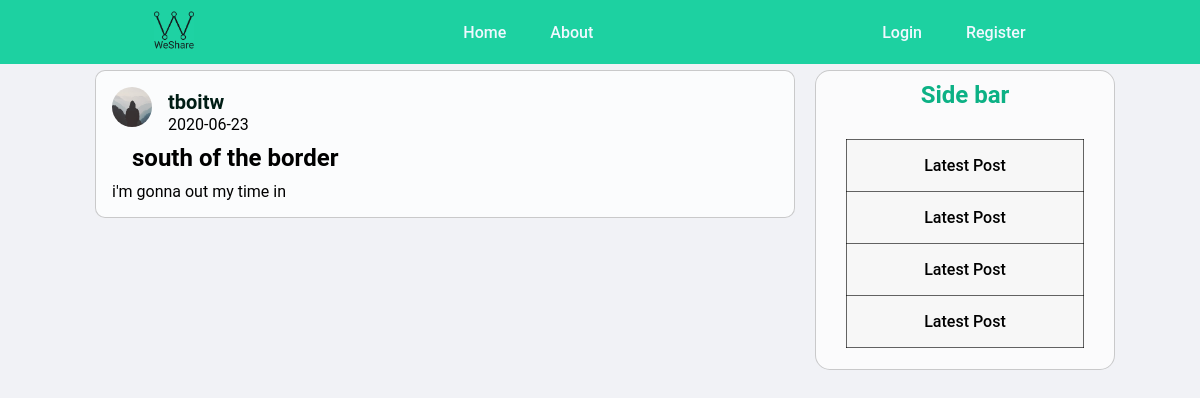
Page /post/13 on the committed database.
### blogapp/models.py (models this page shows, shortened)
class User(db.Model, UserMixin):
    id = db.Column(db.Integer, primary_key=True)
    username = db.Column(db.String(20), unique=True, nullable=False)
    email = db.Column(db.String(120), unique=True, nullable=False)
    image_file = db.Column(db.String(20), nullable=False, default='default.jpg')
    password = db.Column(db.String(60), nullable=False)
    posts = db.relationship('Post', backref='author', lazy=True)

class Post(db.Model):
    id = db.Column(db.Integer, primary_key=True)
    title = db.Column(db.String(100), nullable=False)
    date_posted = db.Column(db.DateTime, nullable=False, default=datetime.utcnow)
    content = db.Column(db.Text, nullable=False)
    user_id = db.Column(db.Integer, db.ForeignKey('user.id'), nullable=False)

### blogapp/posts/routes.py (the view)
@posts.route('/post/<int:post_id>')
def post(post_id):
    post = Post.query.get_or_404(post_id)
    return render_template('post.html', title=post.title , post=post)

### blogapp/templates/post.html (shortened to what this page needs)
{% extends 'layout.html' %}
{%block content%}
        <article class="blog-post-info">
            <img src="{{ url_for('static' , filename='profil_pics/'+ post.author.image_file) }}" alt="">
            <div class="blog-post-authour">
                <h1><a href="{{ url_for('users.user_posts', username=post.author.username) }}">{{ post.author.username }}</a></h1>
            </div>
            <div class="blog-post-date">
                <p>{{ post.date_posted.strftime('%Y-%m-%d') }}</p>
            </div>
            <div class="post-infos">
                <div class="single-post-title">
                    <h2>{{ post.title }}</h2>
                </div>
                <div class="blog-post-content">
                    <p>{{ post.content }}</p>
                </div>
            </div>
        </article>
{%endblock content%}

### blogapp/static/style.css (style rules this page uses)
* { font-family: 'Roboto' , sans-serif; box-sizing: border-box; margin : 0; padding: 0; }
body { background-color: #f1f2f6; font-size: medium; }
body { background-color: #f1f2f6; display: flex; justify-content: center; }
.blog-post-info { background-color: rgba(255, 255, 255, 0.719); margin: 10px; padding: 1rem; width: 700px; border: 1px solid rgba(0, 0, 0, 0.2) ; border-radius: 10px; }
.blog-post-info img { width: 40px; height: 40px; float: left; margin: 0 1rem 0 0; border-radius: 50%; display: block; }
.blog-post-info a { text-decoration: none; font-size: 20px; color: #001d15 }
.single-post-title { margin:0px 0px 10px 20px; }
.post-infos { margin-top: 10px; }

### rows in the picture
User: image_file (placeholder picture), author.username "tboitw"
Post: date_posted "2020-06-23", title "south of the border", content "i'm gonna out my time in"
